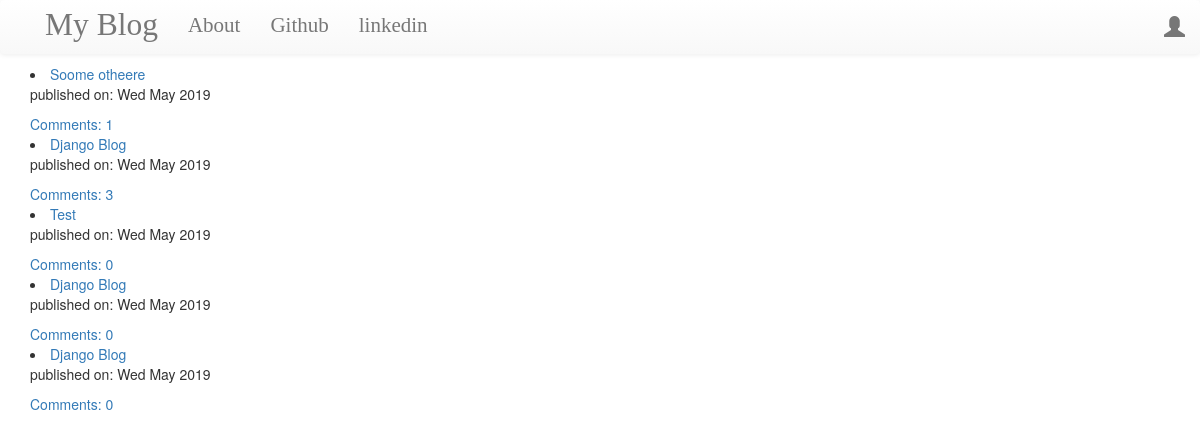
The page / on the database its author committed.
### blog/models.py (models this page shows, shortened)
class Post(models.Model):
    author = models.ForeignKey('auth.user',on_delete = models.CASCADE)
    title = models.CharField(max_length=200)
    text = models.TextField()
    create_date = models.DateTimeField(default=timezone.now,blank=True)
    published_date = models.DateTimeField(blank=True, null=True)
    def approve_comments(self):
        return self.comments.filter(approved_comment=True)

### blog/views.py (the view)
# urls.py: re_path(r'^$', views.PostListView.as_view(), name='post_list'),
class PostListView(ListView):
    model = Post
    def get_queryset(self):
        return Post.objects.filter(published_date__lte = timezone.now()).order_by('-published_date')

### blog/templates/blog/post_list.html
{% extends "blog/base.html" %}
{% block content %}
<div class="centerstage">
    {% for post in post_list %}
    <div class ="post">
        <li><a href="{%url 'post_detail' pk=post.pk %}">{{ post.title }}</a></li>
        <div class="date">
            <p>published on: {{ post.published_date|date:"D M Y" }}</p>
        </div>
            <a href="{%url 'post_detail' pk=post.pk%}">Comments:  {{post.approve_comments.count}}</a>
    </div>
    {% endfor %}
</div>
{% endblock %}

### blog/templates/blog/base.html (shortened to what this page needs)
<!DOCTYPE html>
{% load staticfiles %}
<html>
    <head>
        <link rel="stylesheet" href="https://maxcdn.bootstrapcdn.com/bootstrap/3.3.7/css/bootstrap.min.css">
        <link rel="stylesheet" href="https://maxcdn.bootstrapcdn.com/bootstrap/3.3.7/css/bootstrap-theme.min.css">
        <link rel="stylesheet" href="//cdn.jsdelivr.net/npm/medium-editor@latest/dist/css/medium-editor.min.css" type="text/css" media="screen" charset="utf-8">
        <link rel="stylesheet" href="{% static 'css/blog.css' %}">
    </head>
    <body>
        <nav class="nav navbar-default techfont custom-navbar">
            <div class="container">
                <ul class="nav navbar-nav">
                    <li><a class="navbar-brand bigbrand" href="{% url  'post_list' %}">My Blog</a></li>
                    <li><a href="{% url 'about' %}"> About </a></li>
                    <li><a href="https://www.github.com">Github</a></li>
                    <li><a href="https://www.linkedin.com">linkedin</a></li>
                </ul>
                <ul class="nav navbar-nav navbar-right">
                    {% if user.is_authenticated %}
                    <li>
                        <a href="{% url 'post_new' %}" >New Post</a>
                    </li>
                    <li>
                        <a href="{% url 'post_draft_list' %}" >Drafts</a>
                    </li>
                    <li>
                        <a href="{% url 'logout' %}" >Logout</a>
                    </li>
                    <li>
                        <a>Welcome: {{user.username }}</a>
                    </li>
                    {% else %}
                    <li>
                        <a class ="nav navbar-right" href="{% url 'login' %}" ><span class='glyphicon glyphicon-user'></span></a>
                    </li>
                    {% endif %}
                </ul>
            </div>
         </nav>
         <div class="content container">
             <div class="row">
                 <div class="col-md-8">
                     <div class ="blog_posts">
                        {% block content %}
                        {% endblock %}
                     </div>
                 </div>
             </div>
         </div>
    </body>
</html>

### blog/static/css/blog.css (style rules this page uses)
.techfont { font-family: 'Prosoto one', cursive; font-size: 1.5em; margin-bottom: 10px; }
.bigbrand { font-size: 1.5em; }
.centerstage { margin-left: auto; margin-right: auto; }

### rows shown on the page
Post: title "Soome otheere", published_date "Wed May 2019", approve_comments.count "1"
Post: title "Django Blog", published_date "Wed May 2019", approve_comments.count "3"
Post: title "Test", published_date "Wed May 2019", approve_comments.count "0"
Post: title "Django Blog", published_date "Wed May 2019", approve_comments.count "0"
Post: title "Django Blog", published_date "Wed May 2019", approve_comments.count "0"
